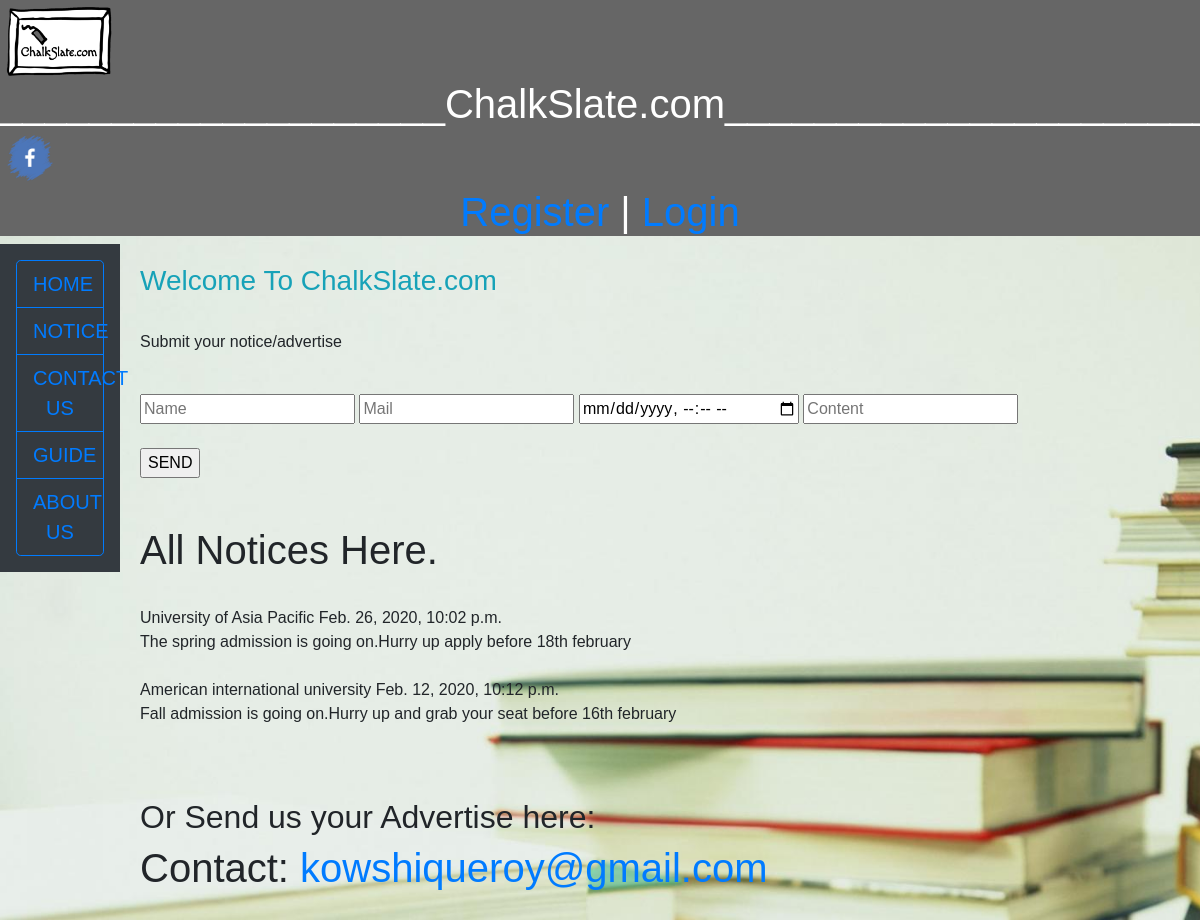
Page /chalkslate/home/notice-board/ on the committed database.
### management/models.py (models this page shows, shortened)
class notice(models.Model):
    name=models.CharField(max_length=50,null=False)
    mail=models.CharField(max_length=50,null=False)
    date=models.DateTimeField(null=False)
    content=models.CharField(max_length=200,null=False)
    per=models.CharField(max_length=50,default='no')

### management/views.py (the view, shortened to what this page needs)
# urls.py: path('home/notice-board/', views.notice_board, name='notice_board'),
def notice_board(request):
    context = {}
    if request.method=='POST':
        notice.objects.create(name=request.POST.get('name'),mail=request.POST.get('mail'),date=request.POST.get('date'),content=request.POST.get('content'))
    all = notice.objects.all()
    context = {'all': all}
    return render(request,'management/notice-board.html', context)

### management/templates/management/notice-board.html (shortened to what this page needs)
{% extends 'base.html' %}
{% block override_0 %}
<br>
<p>Submit your notice/advertise</p>
<br>
<form method="POST">
    <input type="text" name="name" placeholder="Name"/>
       <input type="text" name="mail" placeholder="Mail"/>
       <input type="datetime-local" name="date" placeholder="Date Time"/>
       <input type="text" name="content" placeholder="Content"/><br><br>
       <input type="submit" value="SEND"/>
</form>
<br><br>
<h1> All Notices Here. </h1>
<br>
{% for i in all %}
{% if i.per == 'yes' %}
{{i.name}} {{i.date}} <br>
{{i.content}}<br><br>
{% endif %}
{% endfor %}
<br>
<br>
<h2>Or Send us your Advertise here: </h2>
<h1>Contact: <a href="mailto:kowshiqueroy@gmail.com" target="blank">kowshiqueroy@gmail.com</a></h1>
{% endblock %}

### management/static/management/enter-style2.css (style rules this page uses)
body { background: white url("images/b.jpg"); background-size: cover; }
* { box-sizing: border-box; }
body { font-family: Arial, Helvetica, sans-serif; }

### rows in the picture
notice: name "University of Asia Pacific", date "Feb. 26, 2020, 10:02 p.m.", content "The spring admission is going on.Hurry up apply before 18th february"
notice: name "American international university", date "Feb. 12, 2020, 10:12 p.m.", content "Fall admission is going on.Hurry up and grab your seat before 16th february"
